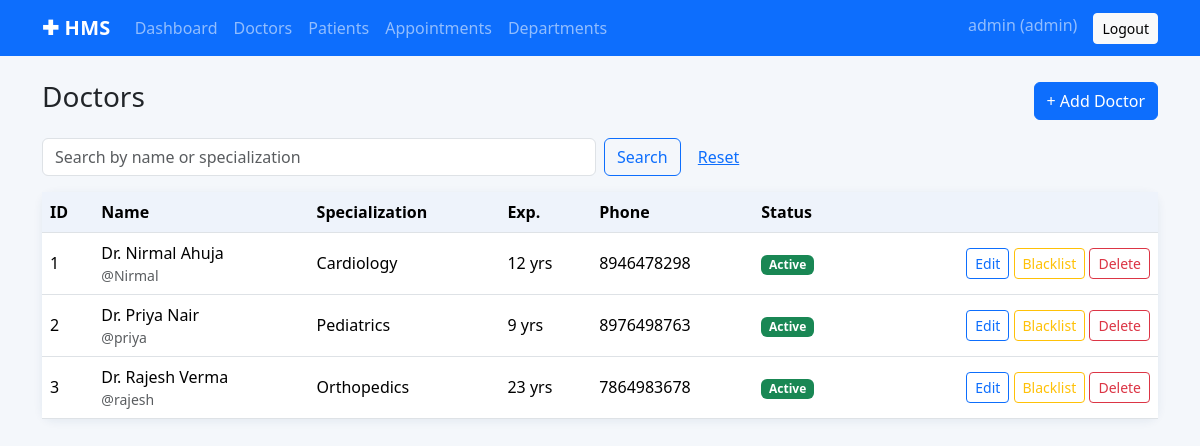
Page /admin/doctors (signed in) on the committed database.
### tables this page shows
CREATE TABLE users (
    id INTEGER PRIMARY KEY AUTOINCREMENT,
    username TEXT UNIQUE NOT NULL,
    password_hash TEXT NOT NULL,
    role TEXT NOT NULL CHECK (role IN ('admin','doctor','patient')),
    is_active INTEGER NOT NULL DEFAULT 1
);

CREATE TABLE doctors (
    id INTEGER PRIMARY KEY AUTOINCREMENT,
    user_id INTEGER UNIQUE NOT NULL REFERENCES users(id) ON DELETE CASCADE,
    name TEXT NOT NULL,
    department_id INTEGER REFERENCES departments(id) ON DELETE SET NULL,
    experience INTEGER DEFAULT 0,
    qualification TEXT DEFAULT '',
    bio TEXT DEFAULT '',
    phone TEXT DEFAULT ''
);

CREATE TABLE departments (
    id INTEGER PRIMARY KEY AUTOINCREMENT,
    name TEXT UNIQUE NOT NULL,
    description TEXT DEFAULT ''
);

### routes/admin.py (the view)
@bp.route("/doctors")
@role_required("admin")
def doctors():
    q = request.args.get("q", "").strip()
    like = f"%{q}%"
    rows = get_db().execute(
        """SELECT d.*, dep.name AS dept, u.username, u.is_active FROM doctors d
           JOIN users u ON u.id=d.user_id LEFT JOIN departments dep ON dep.id=d.department_id
           WHERE d.name LIKE ? OR dep.name LIKE ? ORDER BY d.name""",
        (like, like),
    ).fetchall()
    return render_template("admin/doctors.html", doctors=rows, q=q)

### db.py (called while the page is built)
def get_db():
    if "db" not in g:
        g.db = sqlite3.connect(DB_PATH)
        g.db.row_factory = sqlite3.Row
        g.db.execute("PRAGMA foreign_keys = ON")
    return g.db

### services.py (called while the page is built)
def role_required(role):
    def deco(f):
        @wraps(f)
        def wrapper(*a, **k):
            if g.user is None:
                flash("Please log in first.", "warning")
                return redirect(url_for("auth.login"))
            if g.user["role"] != role:
                abort(403)
            return f(*a, **k)
        return wrapper
    return deco

### templates/admin/doctors.html
{% extends "base.html" %}
{% block content %}
<div class="d-flex justify-content-between align-items-center mb-3">
  <h3>Doctors</h3><a class="btn btn-primary" href="{{ url_for('admin.doctor_form') }}">+ Add Doctor</a>
</div>
<form class="row g-2 mb-3"><div class="col-md-6"><input name="q" value="{{ q }}" class="form-control" placeholder="Search by name or specialization"></div>
  <div class="col-auto"><button class="btn btn-outline-primary">Search</button> <a class="btn btn-link" href="{{ url_for('admin.doctors') }}">Reset</a></div></form>
<div class="card"><div class="table-responsive"><table class="table align-middle mb-0">
<thead><tr><th>ID</th><th>Name</th><th>Specialization</th><th>Exp.</th><th>Phone</th><th>Status</th><th></th></tr></thead><tbody>
{% for d in doctors %}
<tr><td>{{ d.id }}</td><td>{{ d.name }}<div class="small text-muted">@{{ d.username }}</div></td><td>{{ d.dept or '-' }}</td><td>{{ d.experience }} yrs</td><td>{{ d.phone }}</td>
<td>{% if d.is_active %}<span class="badge bg-success">Active</span>{% else %}<span class="badge bg-danger">Blacklisted</span>{% endif %}</td>
<td class="text-end text-nowrap">
  <a class="btn btn-sm btn-outline-primary" href="{{ url_for('admin.doctor_form', doctor_id=d.id) }}">Edit</a>
  <form method="post" action="{{ url_for('admin.doctor_blacklist', doctor_id=d.id) }}" class="d-inline"><button class="btn btn-sm btn-outline-warning">{{ 'Blacklist' if d.is_active else 'Reinstate' }}</button></form>
  <form method="post" action="{{ url_for('admin.doctor_delete', doctor_id=d.id) }}" class="d-inline" onsubmit="return confirm('Delete this doctor and all their appointments?')"><button class="btn btn-sm btn-outline-danger">Delete</button></form>
</td></tr>
{% else %}<tr><td colspan="7" class="text-muted text-center py-4">No doctors found.</td></tr>{% endfor %}
</tbody></table></div></div>
{% endblock %}

### templates/base.html (shortened to what this page needs)
<!doctype html>
<html lang="en">
<head>
  <link href="https://cdn.jsdelivr.net/npm/bootstrap@5.3.3/dist/css/bootstrap.min.css" rel="stylesheet">
  <link href="{{ url_for('static', filename='style.css') }}" rel="stylesheet">
</head>
<body>
<nav class="navbar navbar-expand-lg navbar-dark bg-primary mb-4">
  <div class="container">
    <a class="navbar-brand" href="{{ url_for('auth.index') }}">&#10010; HMS</a>
    <div id="nav" class="collapse navbar-collapse">
      <ul class="navbar-nav me-auto">
      {% if g.user and g.user.role == 'admin' %}
        <li class="nav-item"><a class="nav-link" href="{{ url_for('admin.dashboard') }}">Dashboard</a></li>
        <li class="nav-item"><a class="nav-link" href="{{ url_for('admin.doctors') }}">Doctors</a></li>
        <li class="nav-item"><a class="nav-link" href="{{ url_for('admin.patients') }}">Patients</a></li>
        <li class="nav-item"><a class="nav-link" href="{{ url_for('admin.appointments') }}">Appointments</a></li>
        <li class="nav-item"><a class="nav-link" href="{{ url_for('admin.departments') }}">Departments</a></li>
      {% elif g.user and g.user.role == 'doctor' %}
        <li class="nav-item"><a class="nav-link" href="{{ url_for('doctor.dashboard') }}">Dashboard</a></li>
        <li class="nav-item"><a class="nav-link" href="{{ url_for('doctor.availability') }}">My Availability</a></li>
      {% endif %}
      </ul>
      <ul class="navbar-nav">
      {% if g.user %}
        <li class="nav-item"><span class="navbar-text me-3">{{ g.profile.name if g.profile else g.user.username }} ({{ g.user.role }})</span></li>
        <li class="nav-item"><a class="btn btn-light btn-sm" href="{{ url_for('auth.logout') }}">Logout</a></li>
      {% else %}
        <li class="nav-item"><a class="nav-link" href="{{ url_for('auth.login') }}">Login</a></li>
        <li class="nav-item"><a class="nav-link" href="{{ url_for('auth.register') }}">Register</a></li>
      {% endif %}
      </ul>
    </div>
  </div>
</nav>
<main class="container pb-5">
  {% block content %}{% endblock %}
</main>
</body>
</html>

### static/style.css (style rules this page uses)
body { background:#f4f7fb; }
.navbar-brand { font-weight:700; letter-spacing:.3px; }
.card { border:0; border-radius:12px; box-shadow:0 2px 10px rgba(30,60,110,.08); }
.table thead th { background:#eef3fb; font-weight:600; }

### rows in the picture
users: profile "admin", user.role "admin"
doctors: id "1", name "Dr. Nirmal Ahuja", username "Nirmal", name "Cardiology", experience "12", phone "8946478298"
users: is_active "Blacklist"
doctors: id "2", name "Dr. Priya Nair", username "priya", name "Pediatrics", experience "9", phone "8976498763"
users: is_active "Blacklist"
doctors: id "3", name "Dr. Rajesh Verma", username "rajesh", name "Orthopedics", experience "23", phone "7864983678"
users: is_active "Blacklist"
